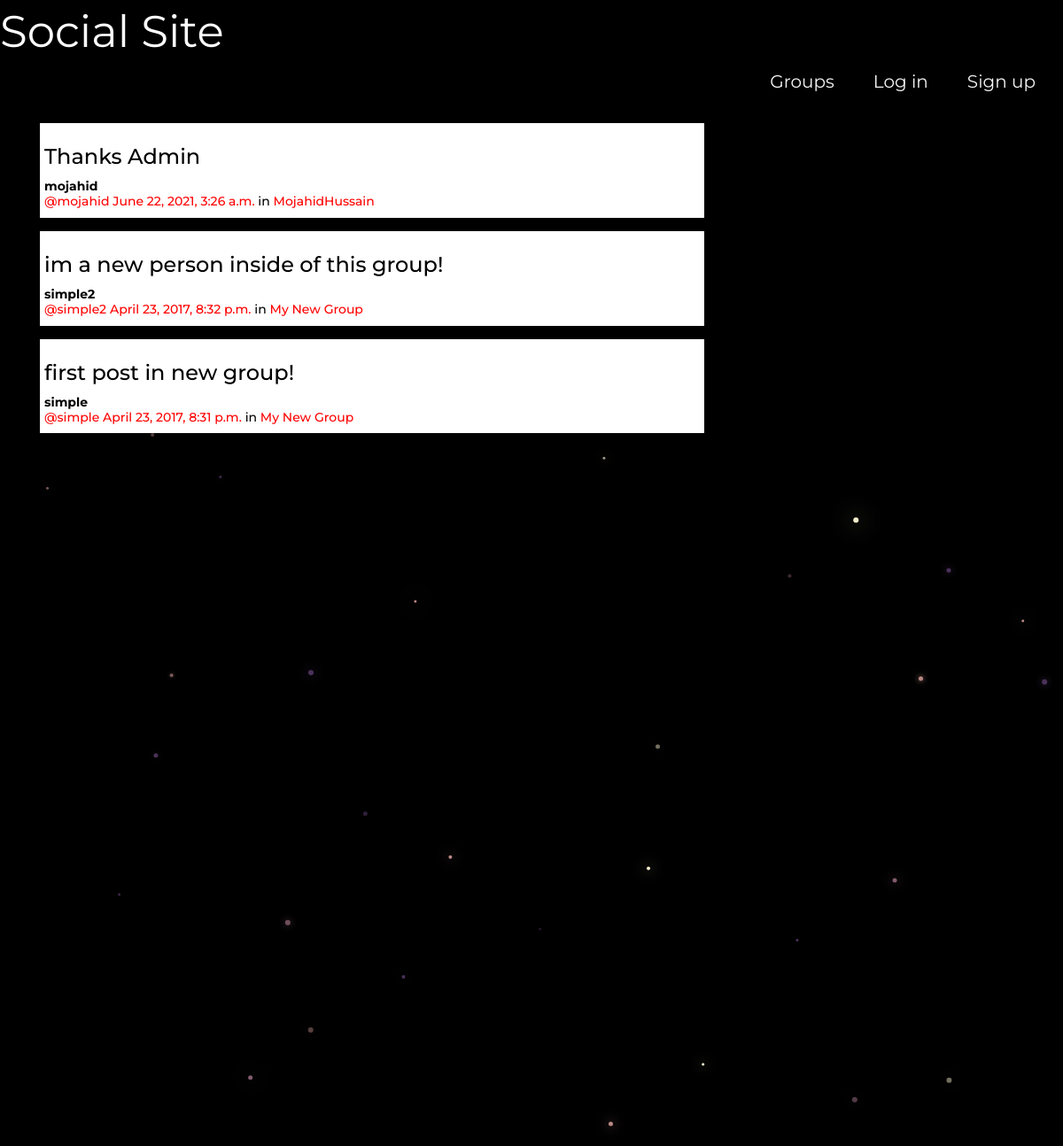
/posts/, run on the app's committed database.
### posts/models.py (models this page shows, shortened)
class Post(models.Model):
    user = models.ForeignKey(User, related_name="posts",on_delete=models.CASCADE)
    created_at = models.DateTimeField(auto_now=True)
    message = models.TextField()
    message_html = models.TextField(editable=False)
    group = models.ForeignKey(Group, related_name="posts",null=True, blank=True, on_delete= models.CASCADE)
    class Meta:
        ordering = ["-created_at"]
        unique_together = ["user", "message"]

### groups/models.py (models this page shows, shortened)
class Group(models.Model):
    name = models.CharField(max_length=255, unique=True)
    slug = models.SlugField(allow_unicode=True, unique=True)
    description = models.TextField(blank=True, default='')
    description_html = models.TextField(editable=False, default='', blank=True)
    members = models.ManyToManyField(User,through="GroupMember")
    class Meta:
        ordering = ["name"]

### posts/views.py (the view)
# urls.py: path("", views.PostList.as_view(), name="all"),
class PostList(SelectRelatedMixin, generic.ListView):
    model = models.Post
    select_related = ("user", "group")

### posts/templates/posts/post_list.html (shortened to what this page needs)
{% extends "posts/post_base.html" %}
{% load humanize %}
{% block post_content %}
<div class="col-md-8">
	{% for post in post_list %}
  {% include "posts/_post.html" %}
	{% endfor %}
</div>
{% endblock %}

### posts/templates/posts/_post.html (shortened to what this page needs)
<div class="post media">
	<h3>{{ post.message_html|safe }}</h3>
	<div class="media-body">
		<strong>{{ post.user.username }}</strong>
		<h5 class="media-heading">
			<span class="username"><a href="{% url 'posts:for_user' username=post.user.username %}">@{{ post.user.username }}</a></span>
			<time class="time"><a href="{% url 'posts:single' username=post.user.username pk=post.pk %}">{{ post.created_at }}</a></time>
			{% if post.group %}
			<span class="group-name">in <a href="#">{{ post.group.name }}</a></span>
			{% endif %}
		</h5>
	</div>
</div>

### static/simplesocial/css/master.css (style rules this page uses)
* { font-family: Montserrat; margin: 0px; padding: 0px; box-sizing: border-box; }
body { margin: 0; overflow: hidden; background-color: black; background-image: url('https://external-preview.redd.it/Tf2MC-orVRAI8OL5tjyF4k4H2Q6QLHTWllekGfqdt3c.png?width=960&crop=smart&auto=webp&s=be4ab9a2fa3ca2f7011799377f118a8dbc64aacb'); background-size: cover; height: auto; width: 100vw; background-repeat: no-repeat; color:white; }

### posts/templates/posts/_post.html (style rules this page uses)
.post { background-color: white; color: black; padding: 5px; }
a { color: red; }

### data on the page
Post: message_html "Thanks Admin", user.username "mojahid", created_at "June 22, 2021, 3:26 a.m.", group.name "MojahidHussain"
Post: message_html "im a new person inside of this group!", user.username "simple2", created_at "April 23, 2017, 8:32 p.m.", group.name "My New Group"
Post: message_html "first post in new group!", user.username "simple", created_at "April 23, 2017, 8:31 p.m.", group.name "My New Group"
